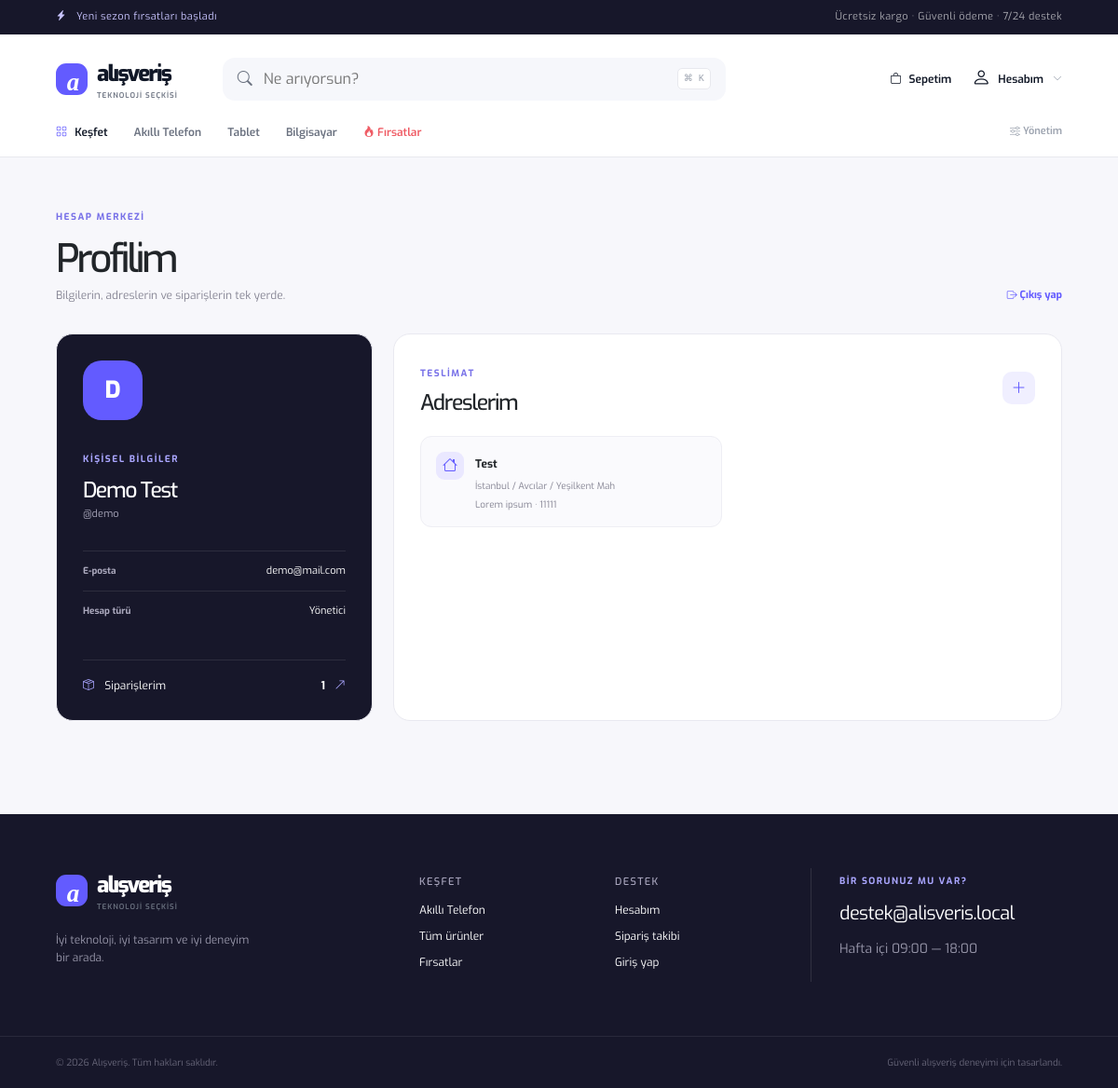
The page /profil.php (signed in) on the database its author committed.
### tables this page shows
CREATE TABLE `kategori` (
  `kategori_id` int(11) NOT NULL,
  `kategori_ad` varchar(50) NOT NULL,
  `kategori_link` varchar(100) NOT NULL
);

CREATE TABLE `kullanici` (
  `kullanici_id` int(11) NOT NULL,
  `eposta` varchar(150) DEFAULT NULL,
  `ad` varchar(50) NOT NULL,
  `soyad` varchar(50) NOT NULL,
  `username` varchar(50) NOT NULL,
  `password` varchar(255) NOT NULL,
  `rol` enum('admin','kullanici') NOT NULL DEFAULT 'kullanici',
  `img` varchar(100) DEFAULT NULL
);

### profil.php (the view, shortened to what this page needs)
<?php
include 'admin/baglanti.php';
$userId = (int) $_SESSION['kullanici_id'];
$profileResult = mysqli_query($conn, "SELECT ad, soyad, eposta, username, img, rol FROM kullanici WHERE kullanici_id=$userId");
$profile = mysqli_fetch_assoc($profileResult);
$addressResult = mysqli_query($conn, "SELECT a.*, m.mahalle_adi AS mahalle, c.ilce_adi AS ilce, i.il_adi AS il FROM kullanici_adresleri a JOIN mahalleler m ON m.id=a.mahalle_id JOIN ilceler c ON c.id=m.ilce_id JOIN iller i ON i.id=c.il_id WHERE a.kullanici_id=$userId ORDER BY a.id DESC");
$addresses = [];
while ($address = mysqli_fetch_assoc($addressResult)) $addresses[] = $address;
$ordersTable = mysqli_query($conn, "SHOW TABLES LIKE 'siparisler'");
$orderCount = 0;
if ($ordersTable && mysqli_num_rows($ordersTable)) { $orderResult = mysqli_query($conn, "SELECT COUNT(*) AS total FROM siparisler WHERE kullanici_id=$userId"); $orderCount = (int) (mysqli_fetch_assoc($orderResult)['total'] ?? 0); }
?>
<!doctype html>
<html lang="tr"><head><?php include 'parts/head.php'; ?><link rel="stylesheet" href="assets/css/account.css"></head><body>
<?php include 'parts/header.php'; ?>
<main class="account-page profile-page"><div class="page-intro"><div><span class="eyebrow">Hesap merkezi</span><h1>Profilim</h1><p>Bilgilerin, adreslerin ve siparişlerin tek yerde.</p></div><a class="text-action" href="logout.php"><i class="bi bi-box-arrow-right"></i> Çıkış yap</a></div>
<div class="profile-grid"><section class="profile-card identity-card"><div class="profile-avatar"><?= strtoupper(substr($profile['ad'] ?? 'A', 0, 1)) ?></div><span class="eyebrow">Kişisel bilgiler</span><h2><?= htmlspecialchars(($profile['ad'] ?? '').' '.($profile['soyad'] ?? '')) ?></h2><p class="profile-username">@<?= htmlspecialchars($profile['username'] ?? '') ?></p><dl><div><dt>E-posta</dt><dd><?= htmlspecialchars($profile['eposta'] ?? '') ?></dd></div><div><dt>Hesap türü</dt><dd><?= ($profile['rol'] ?? '') === 'admin' ? 'Yönetici' : 'Standart üye' ?></dd></div></dl><a href="siparisler.php" class="profile-stat"><span><i class="bi bi-box-seam"></i> Siparişlerim</span><b><?= $orderCount ?><i class="bi bi-arrow-up-right"></i></b></a></section>
<section class="profile-card addresses-card"><div class="card-heading"><div><span class="eyebrow">Teslimat</span><h2>Adreslerim</h2></div><button class="icon-button" data-bs-toggle="modal" data-bs-target="#addressModal"><i class="bi bi-plus-lg"></i></button></div><?php if (!$addresses): ?><div class="mini-empty"><i class="bi bi-geo-alt"></i><p>Henüz kayıtlı adresin yok.</p><button class="btn btn-brand btn-sm" data-bs-toggle="modal" data-bs-target="#addressModal">Adres ekle</button></div><?php else: ?><div class="address-list"><?php foreach ($addresses as $address): ?><article class="address-item"><div class="address-icon"><i class="bi bi-house"></i></div><div><b><?= htmlspecialchars($address['adres_basligi']) ?></b><p><?= htmlspecialchars($address['il'].' / '.$address['ilce'].' / '.$address['mahalle']) ?></p><small><?= htmlspecialchars($address['adres_detay']) ?> · <?= htmlspecialchars($address['posta_kodu']) ?></small></div></article><?php endforeach; ?></div><?php endif; ?></section></div></main>
<?php include 'parts/footer.php'; ?><script src="assets/js/app.js"></script></body></html>

### parts/header.php (shortened to what this page needs)
<?php
$userId = (int) ($_SESSION['kullanici_id'] ?? 0);
$cartCount = 0;
if ($userId) {
    $cartResult = mysqli_query($conn, "SELECT COALESCE(SUM(adet), 0) AS toplam_adet FROM sepet WHERE kullanici_id = $userId");
    $cartCount = (int) (mysqli_fetch_assoc($cartResult)['toplam_adet'] ?? 0);
}
?>
<header class="site-header">
    <div class="announcement"><span><i class="bi bi-lightning-charge-fill"></i> Yeni sezon fırsatları başladı</span><span class="announcement-right">Ücretsiz kargo · Güvenli ödeme · 7/24 destek</span></div>
    <div class="header-main">
        <a class="brand" href="index.php" aria-label="Alışveriş ana sayfa"><span class="brand-mark">a</span><span>alışveriş<small>teknoloji seçkisi</small></span></a>
        <form class="search-form" action="telefon.php" method="get"><i class="bi bi-search"></i><input name="q" type="search" placeholder="Ne arıyorsun?" aria-label="Ürün ara"><kbd>⌘ K</kbd></form>
        <div class="header-actions">
            <a href="sepet.php" class="header-action"><span class="icon-wrap"><i class="bi bi-bag"></i><?php if ($cartCount): ?><b><?= $cartCount > 9 ? '9+' : $cartCount ?></b><?php endif; ?></span><span>Sepetim</span></a>
            <div class="dropdown"><button class="header-action account-action" data-bs-toggle="dropdown" aria-expanded="false"><i class="bi bi-person"></i><span><?= $userId ? 'Hesabım' : 'Giriş yap' ?></span><i class="bi bi-chevron-down chevron"></i></button>
            </div>
        </div>
    </div>
    <nav class="category-nav"><a href="index.php" class="nav-home"><i class="bi bi-grid"></i> Keşfet</a><?php $categories = mysqli_query($conn, "SELECT * FROM kategori ORDER BY kategori_id ASC"); while ($category = mysqli_fetch_assoc($categories)): ?><a href="<?= htmlspecialchars($category['kategori_link']) ?>"><?= htmlspecialchars($category['kategori_ad']) ?></a><?php endwhile; ?><a href="telefon.php?sort=campaign" class="nav-highlight"><i class="bi bi-fire"></i> Fırsatlar</a><a href="admin/admin.php" class="nav-admin ms-auto"><i class="bi bi-sliders"></i> Yönetim</a></nav>
</header>

### assets/css/style.css (style rules this page uses)
* { margin: 0; padding: 0; box-sizing: border-box; font-family: 'Exo', sans-serif; }
:root { --ink:#111827;--muted:#6b7280;--line:#e8e9ee;--brand:#635bff;--soft:#f6f7fb;--dark:#17172a }
body { background:#fff;color:var(--ink);font-size:15px }
a { color:inherit }
.site-header { background:#fff;position:relative;z-index:10 }
.announcement { background:var(--dark);color:#fff;display:flex;justify-content:space-between;padding:10px max(5vw,24px);font-size:11px;letter-spacing:.04em }
.announcement span:first-child { color:#c9c5ff }
.announcement i { margin-right:7px }
.announcement-right { opacity:.62 }
.header-main { max-width:1240px;margin:auto;padding:24px max(5vw,24px);display:flex;align-items:center;gap:48px }
.brand { display:flex;align-items:center;gap:10px;text-decoration:none!important;color:var(--ink);font-size:24px;font-weight:800;letter-spacing:-.07em;white-space:nowrap }
.brand small { display:block;font-size:8px;letter-spacing:.12em;text-transform:uppercase;color:var(--muted);font-weight:600 }
.brand-mark { display:grid;place-items:center;background:var(--brand);color:#fff;width:34px;height:34px;border-radius:11px;font-family:Georgia,serif;font-style:italic;font-size:27px;letter-spacing:-.12em }
.search-form { height:46px;display:flex;align-items:center;gap:12px;background:var(--soft);border:1px solid transparent;border-radius:13px;padding:0 15px;flex:1;max-width:540px;color:var(--muted) }
.search-form input { background:transparent;border:0;outline:0;width:100%;font:inherit;color:var(--ink) }
.search-form kbd { font-size:10px;color:#9ca3af;background:#fff;border:1px solid var(--line);border-radius:5px;padding:3px 6px;white-space:nowrap }
.header-actions { display:flex;align-items:center;gap:22px;margin-left:auto }
.header-action { border:0;background:none;text-decoration:none!important;display:flex;align-items:center;gap:8px;font-size:12px;font-weight:600;white-space:nowrap;color:var(--ink) }
.header-action>i { font-size:20px }
.icon-wrap { position:relative }
.account-action { padding:0 }
.chevron { font-size:10px!important;color:#9ca3af;margin-left:2px }
.category-nav { max-width:1240px;margin:auto;padding:0 max(5vw,24px) 17px;display:flex;align-items:center;gap:28px;border-bottom:1px solid var(--line);font-size:12px;font-weight:600 }
.category-nav a { text-decoration:none!important;color:#6b7280 }
.category-nav a:hover,.category-nav .nav-home { color:var(--ink) }
.category-nav .nav-home i { color:var(--brand);margin-right:5px }
.category-nav .nav-highlight { color:#ef5c65 }
.nav-admin { font-size:11px!important;color:#9ca3af!important }
.eyebrow { text-transform:uppercase;letter-spacing:.15em;font-size:10px;font-weight:700;color:#7770e8;display:inline-block }

### rows shown on the page
kategori: kategori_ad "Akıllı Telefon"
kategori: kategori_ad "Tablet"
kategori: kategori_ad "Bilgisayar"
kullanici: ad "D", ad+soyad "Demo Test", username "demo", eposta "demo@mail.com"

### other values the page prints
$orderCount "1"
$address['adres_basligi'] "Test"
$address['il'].' / '.$address['ilce'].' / '.$address['mahalle'] "İstanbul / Avcılar / Yeşilkent Mah"
$address['adres_detay'] "Lorem ipsum"
$address['posta_kodu'] "11111"
